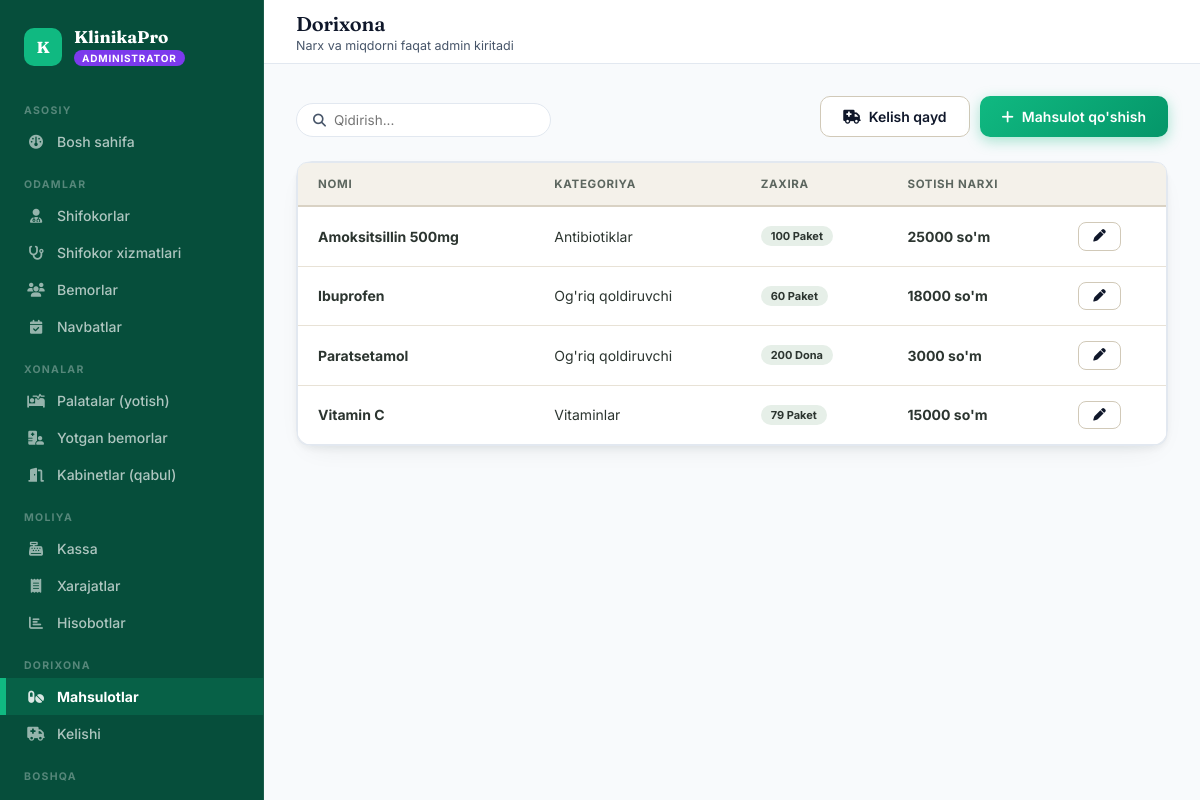
The page /pharmacy/ (signed in) on the database its author committed.
### accounts/models.py (models this page shows, shortened)
class User(AbstractUser):
    ROLE_CHOICES = [
        ('admin', 'Administrator'),
        ('doctor', 'Shifokor'),
        ('patient', 'Bemor'),
    ]
    role = models.CharField(max_length=10, choices=ROLE_CHOICES, default='patient')
    phone = models.CharField(max_length=20, blank=True)

### pharmacy/models.py (models this page shows, shortened)
class Medicine(models.Model):
    UNIT = [('piece', 'Dona'), ('pack', 'Paket'), ('bottle', 'Shisha'), ('box', 'Quti'), ('ml', 'ml'), ('g', 'gramm')]
    name = models.CharField(max_length=200, verbose_name="Nomi")
    category = models.ForeignKey(MedicineCategory, on_delete=models.SET_NULL, null=True, blank=True, verbose_name="Kategoriya")
    unit = models.CharField(max_length=10, choices=UNIT, default='piece', verbose_name="O'lchov birligi")
    sell_price = models.DecimalField(max_digits=12, decimal_places=0, verbose_name="Sotish narxi (so'm)")
    stock_quantity = models.PositiveIntegerField(default=0, verbose_name="Zaxiradagi miqdor")
    min_stock = models.PositiveIntegerField(default=10, verbose_name="Minimal zaxira")
    is_active = models.BooleanField(default=True)
    @property
    def is_low_stock(self):
        return self.stock_quantity <= self.min_stock
    class Meta:
        verbose_name = "Dori / Mahsulot"
        verbose_name_plural = "Dorilar / Mahsulotlar"
        ordering = ['name']

class MedicineCategory(models.Model):
    name = models.CharField(max_length=100, verbose_name="Kategoriya nomi")
    def __str__(self):
        return self.name
    class Meta:
        verbose_name = "Dori kategoriyasi"
        verbose_name_plural = "Dori kategoriyalari"

### pharmacy/views.py (the view)
# urls.py: path('', views.medicine_list, name='medicines'),
@login_required
@role_required('admin')
def medicine_list(request):
    q = request.GET.get('q', '')
    medicines = Medicine.objects.filter(is_active=True).select_related('category')
    if q:
        medicines = medicines.filter(Q(name__icontains=q))
    categories = MedicineCategory.objects.all()
    return render(request, 'pharmacy/list.html', {'medicines': medicines, 'q': q, 'categories': categories})

### templates/pharmacy/list.html (shortened to what this page needs)
{% extends "base.html" %}
{% block page_title %}Dorixona{% endblock %}
{% block page_sub %}<div class="sub">Narx va miqdorni faqat admin kiritadi</div>{% endblock %}
{% block content %}
<div class="page-head">
  <form method="get" class="search-pill"><i class="fa-solid fa-magnifying-glass"></i><input type="text" name="q" value="{{ q }}" placeholder="Qidirish..."></form>
  <div style="display:flex; gap:10px;">
    <a href="{% url "medicine_income" %}" class="btn btn-ghost"><i class="fa-solid fa-truck-medical"></i> Kelish qayd</a>
    <a href="{% url "medicine_add" %}" class="btn btn-primary"><i class="fa-solid fa-plus"></i> Mahsulot qo'shish</a>
  </div>
</div>
<div class="panel">
  <div class="tbl-wrap">
    <table>
      <thead><tr><th>Nomi</th><th>Kategoriya</th><th>Zaxira</th><th>Sotish narxi</th><th></th></tr></thead>
      <tbody>
      {% for m in medicines %}
      <tr>
        <td><strong>{{ m.name }}</strong></td>
        <td>{{ m.category|default:"—" }}</td>
        <td>{% if m.is_low_stock %}<span class="tag tag-danger">{{ m.stock_quantity }} {{ m.get_unit_display }}</span>{% else %}<span class="tag tag-ok">{{ m.stock_quantity }} {{ m.get_unit_display }}</span>{% endif %}</td>
        <td style="font-weight:700;">{{ m.sell_price|floatformat:0 }} so'm</td>
        <td><a href="{% url "medicine_edit" m.pk %}" class="btn btn-ghost btn-sm"><i class="fa-solid fa-pen"></i></a></td>
      </tr>
      {% empty %}
      <tr><td colspan="5" class="empty-row"><i class="fa-solid fa-pills"></i>Mahsulot topilmadi</td></tr>
      {% endfor %}
      </tbody>
    </table>
  </div>
</div>
{% endblock %}

### templates/base.html (shortened to what this page needs)
<!DOCTYPE html>
<html lang="uz">
<head>
<link href="https://cdnjs.cloudflare.com/ajax/libs/font-awesome/6.4.0/css/all.min.css" rel="stylesheet">
</head>
<body>
{% if user.is_authenticated %}
<nav class="sidebar">
  <div class="sb-brand">
    <div class="sb-mark">K</div>
    <div>
      <div class="sb-name">KlinikaPro</div>
      <span class="sb-role-tag {{ user.role }}">{{ user.get_role_display }}</span>
    </div>
  </div>
  {% if user.role == 'admin' %}
  <div class="sb-section">Asosiy</div>
  <a href="{% url 'admin_dashboard' %}" class="sb-link {% if request.resolver_match.url_name == 'admin_dashboard' %}active{% endif %}"><i class="fa-solid fa-gauge"></i> Bosh sahifa</a>
  <div class="sb-section">Odamlar</div>
  <a href="{% url 'doctors' %}" class="sb-link "><i class="fa-solid fa-user-doctor"></i> Shifokorlar</a>
  <a href="{% url 'doctor_services_admin' %}" class="sb-link {% if request.resolver_match.url_name == 'doctor_services_admin' %}active{% endif %}"><i class="fa-solid fa-stethoscope"></i> Shifokor xizmatlari</a>
  <a href="{% url 'patients' %}" class="sb-link {% if request.resolver_match.url_name == 'patients' or request.resolver_match.url_name == 'patient_detail_admin' %}active{% endif %}"><i class="fa-solid fa-users"></i> Bemorlar</a>
  <a href="{% url 'appointment_list_admin' %}" class="sb-link {% if request.resolver_match.url_name == 'appointment_list_admin' %}active{% endif %}"><i class="fa-solid fa-calendar-check"></i> Navbatlar</a>
  <div class="sb-section">Xonalar</div>
  <a href="{% url 'wards' %}" class="sb-link {% if request.resolver_match.url_name == 'wards' %}active{% endif %}"><i class="fa-solid fa-bed-pulse"></i> Palatalar (yotish)</a>
  <a href="{% url 'admissions' %}" class="sb-link {% if request.resolver_match.url_name == 'admissions' %}active{% endif %}"><i class="fa-solid fa-hospital-user"></i> Yotgan bemorlar</a>
  <a href="{% url 'cabinets' %}" class="sb-link {% if request.resolver_match.url_name == 'cabinets' %}active{% endif %}"><i class="fa-solid fa-door-open"></i> Kabinetlar (qabul)</a>
  <div class="sb-section">Moliya</div>
  <a href="{% url 'kassa' %}" class="sb-link {% if request.resolver_match.url_name == 'kassa' %}active{% endif %}"><i class="fa-solid fa-cash-register"></i> Kassa</a>
  <a href="{% url 'expenses' %}" class="sb-link {% if request.resolver_match.url_name == 'expenses' %}active{% endif %}"><i class="fa-solid fa-receipt"></i> Xarajatlar</a>
  <a href="{% url 'reports' %}" class="sb-link {% if request.resolver_match.url_name == 'reports' %}active{% endif %}"><i class="fa-solid fa-chart-bar"></i> Hisobotlar</a>
  <div class="sb-section">Dorixona</div>
  <a href="{% url 'medicines' %}" class="sb-link {% if request.resolver_match.url_name == 'medicines' %}active{% endif %}"><i class="fa-solid fa-pills"></i> Mahsulotlar</a>
  <a href="{% url 'medicine_income' %}" class="sb-link {% if request.resolver_match.url_name == 'medicine_income' %}active{% endif %}"><i class="fa-solid fa-truck-medical"></i> Kelishi</a>
  <div class="sb-section">Boshqa</div>
  <a href="{% url 'operations' %}" class="sb-link {% if request.resolver_match.url_name == 'operations' %}active{% endif %}"> Operatsiyalar</a>
  {% endif %}
</nav>
<div class="main">
  <header class="topbar">
    <div>
      <h1>{% block page_title %}{% endblock %}</h1>
      {% block page_sub %}{% endblock %}
    </div>
  </header>
  <div class="content">
    {% block content %}{% endblock %}
  </div>
</div>
{% else %}
{% block noauth %}{% endblock %}
{% endif %}
</body>
</html>

### rows shown on the page
User: role "ADMINISTRATOR"
Medicine: name "Amoksitsillin 500mg", category "Antibiotiklar", stock_quantity "100", unit "Paket", sell_price "25000"
Medicine: name "Ibuprofen", category "Og'riq qoldiruvchi", stock_quantity "60", unit "Paket", sell_price "18000"
Medicine: name "Paratsetamol", category "Og'riq qoldiruvchi", stock_quantity "200", unit "Dona", sell_price "3000"
Medicine: name "Vitamin C", category "Vitaminlar", stock_quantity "79", unit "Paket", sell_price "15000"
